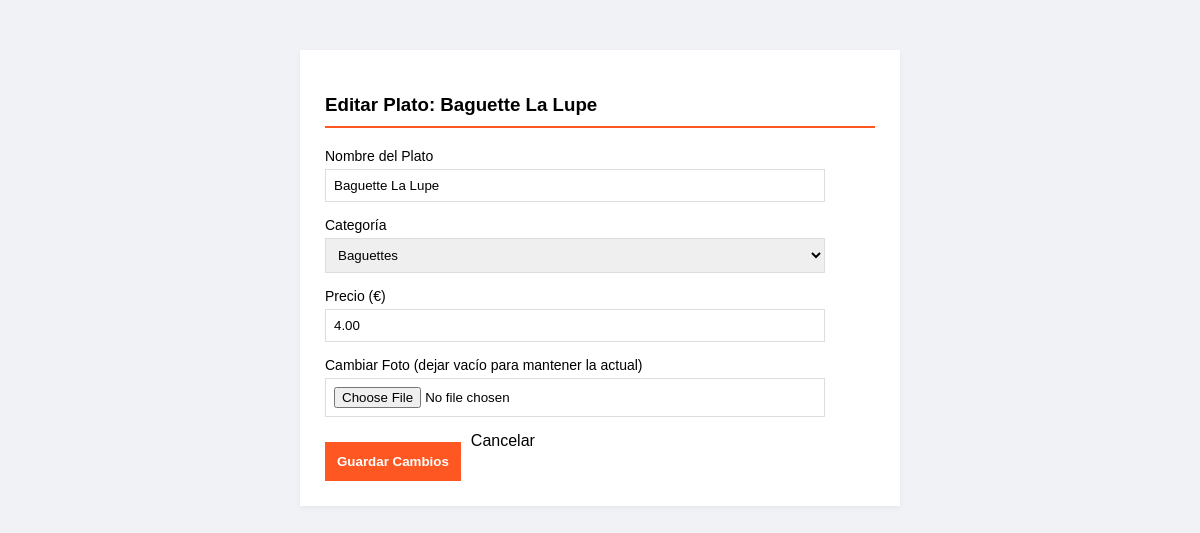
Screenshot of /admin/editar_plato.php?id=1 (signed in) with the database file from the repository.
### tables this page shows
CREATE TABLE IF NOT EXISTS `platos` (
  `id` INT AUTO_INCREMENT PRIMARY KEY,
  `nombre` VARCHAR(100) NOT NULL,
  `descripcion` TEXT,
  `precio` DECIMAL(10, 2) NOT NULL,
  `imagen` VARCHAR(255) DEFAULT 'default_plato.jpg',
  `disponible` TINYINT(1) DEFAULT 1
);

### admin/editar_plato.php (the view, shortened to what this page needs)
<?php
include '../db.php';
$id = $_GET['id'];
$res = mysqli_query($conexion, "SELECT * FROM platos WHERE id = '$id'");
$p = mysqli_fetch_assoc($res);
?>
<!DOCTYPE html>
<html lang="es">
<head>
    <link rel="stylesheet" href="../css/estilos.css">
</head>
<body class="body-admin">
    <div class="contenedor" style="margin-top: 50px; max-width: 600px;">
        <div class="bloque-panel">
            <h3><i class="fas fa-edit"></i> Editar Plato: <?php echo $p['nombre']; ?></h3>
            <form action="actualizar_plato.php" method="POST" class="formulario-admin" enctype="multipart/form-data">
                <div class="grupo-input">
                    <label>Nombre del Plato</label>
                    <input type="text" name="nombre" value="<?php echo $p['nombre']; ?>" required>
                </div>
                <div class="grupo-input">
                    <label>Categoría</label>
                    <select name="categoria">
                        <option value="Baguettes" <?php if($p['categoria']=='Baguettes') echo 'selected'; ?>>Baguettes</option>
                    </select>
                </div>
                <div class="grupo-input">
                    <label>Precio (€)</label>
                    <input type="number" step="0.01" name="precio" value="<?php echo $p['precio']; ?>" required>
                </div>
                <div class="grupo-input">
                    <label>Cambiar Foto (dejar vacío para mantener la actual)</label>
                    <input type="file" name="nueva_imagen" accept="image/*">
                </div>
                <div style="display:flex; gap:10px;">
                    <button type="submit" class="boton-accion">Guardar Cambios</button>
                    <a href="panel.php" class="btn-deshabilitado" style="text-decoration:none; text-align:center;">Cancelar</a>
                </div>
            </form>
        </div>
    </div>
</body>
</html>

### css/estilos.css (style rules this page uses)
body { margin: 0; padding: 0; box-sizing: border-box; font-family: "Poppins", sans-serif; background-color: #f5f5f5; }
a { text-decoration: none; color: inherit; }
.body-admin { background-color: #f0f2f5; }
.bloque-panel { background: white; padding: 25px; margin-bottom: 30px; box-shadow: 0 2px 5px rgba(0, 0, 0, 0.05); }
.bloque-panel h3 { border-bottom: 2px solid #ff5722; padding-bottom: 10px; margin-bottom: 20px; }
.formulario-admin { display: grid; gap: 15px; }
.formulario-admin .grupo-input { display: flex; flex-direction: column; }
.formulario-admin .grupo-input label { font-size: 14px; margin-bottom: 5px; }
.formulario-admin .grupo-input input, .formulario-admin .grupo-input select { padding: 8px; border: 1px solid #ddd; }
.formulario-admin { max-width: 500px; }
.formulario-admin .boton-accion { background-color: #ff5722; color: white; border: none; padding: 12px; font-weight: bold; cursor: pointer; margin-top: 10px; }
.contenedor { max-width: 1000px; margin: 40px auto; padding: 0 20px; font-family: "Poppins", sans-serif; }
.contenedor { max-width: 1200px; margin: 0 auto; padding: 0 20px; }

### rows the page displays
platos: nombre "Baguette La Lupe", categoria "Baguettes", precio "4.00"
